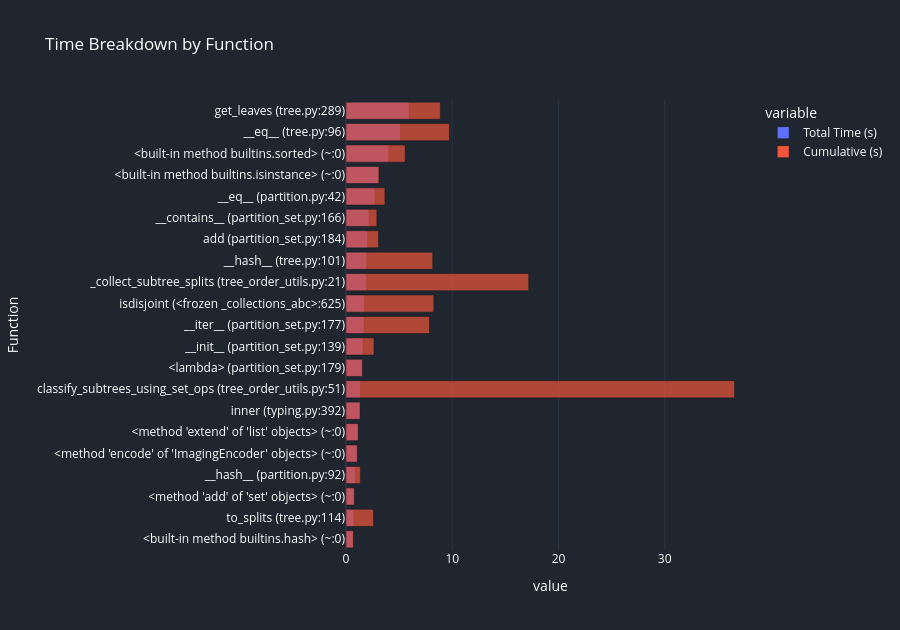
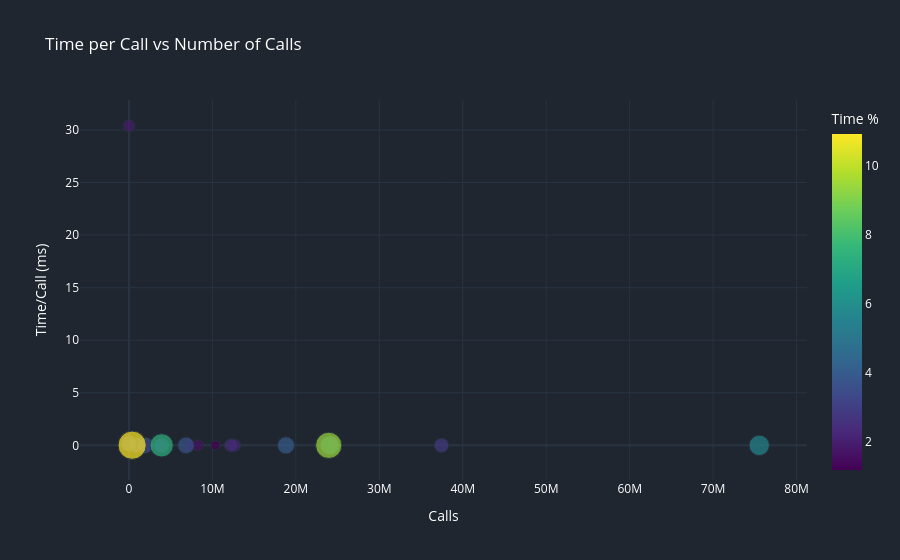
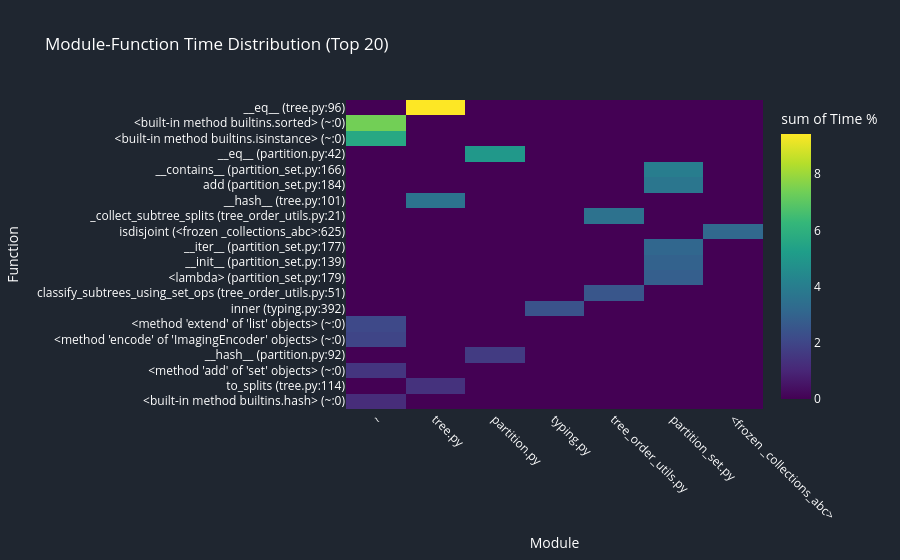

Notebook code for these charts, in order:
### Code cell
profile_and_visualize(
    "./../data/output_norovirus_window_size_200_10/best_trees.newick",
)

### Figure 1 — Plotly figure (JSON) as saved in the notebook; plotly's stock layout.template omitted (floating-point values rounded to 4 significant figures)
{"data": [{"alignmentgroup": "True", "hovertemplate": "variable=Total Time (s)<br>value=%{x}<br>Function=%{y}<extra></extra>", "legendgroup": "Total Time (s)", "marker": {"color": "#636efa", "opacity": 0.7, "pattern": {"shape": ""}}, "name": "Total Time (s)", "offsetgroup": "Total Time (s)", "orientation": "h", "showlegend": true, "textposition": "auto", "type": "bar", "x": [0.6472, 0.7498, 0.7872, 0.8913, 1.064, 1.147, 1.327, 1.369, 1.544, 1.605, 1.693, 1.728, 1.932, 1.946, 2.016, 2.159, 2.718, 3.077, 4.017, 5.124, 5.93], "xaxis": "x", "y": ["<built-in method builtins.hash> (~:0)", "to_splits (tree.py:114)", "<method 'add' of 'set' objects> (~:0)", "__hash__ (partition.py:92)", "<method 'encode' of 'ImagingEncoder' objects> (~:0)", "<method 'extend' of 'list' objects> (~:0)", "inner (typing.py:392)", "classify_subtrees_using_set_ops (tree_order_utils.py:51)", "<lambda> (partition_set.py:179)", "__init__ (partition_set.py:139)", "__iter__ (partition_set.py:177)", "isdisjoint (<frozen _collections_abc>:625)", "_collect_subtree_splits (tree_order_utils.py:21)", "__hash__ (tree.py:101)", "add (partition_set.py:184)", "__contains__ (partition_set.py:166)", "__eq__ (partition.py:42)", "<built-in method builtins.isinstance> (~:0)", "<built-in method builtins.sorted> (~:0)", "__eq__ (tree.py:96)", "get_leaves (tree.py:289)"], "yaxis": "y"}, {"alignmentgroup": "True", "hovertemplate": "variable=Cumulative (s)<br>value=%{x}<br>Function=%{y}<extra></extra>", "legendgroup": "Cumulative (s)", "marker": {"color": "#EF553B", "opacity": 0.7, "pattern": {"shape": ""}}, "name": "Cumulative (s)", "offsetgroup": "Cumulative (s)", "orientation": "h", "showlegend": true, "textposition": "auto", "type": "bar", "x": [0.7069, 2.597, 0.7872, 1.359, 1.064, 1.147, 1.327, 36.57, 1.545, 2.638, 7.863, 8.269, 17.2, 8.162, 3.056, 2.907, 3.662, 3.105, 5.567, 9.733, 8.882], "xaxis": "x", "y": ["<built-in method builtins.hash> (~:0)", "to_splits (tree.py:114)", "<method 'add' of 'set' objects> (~:0)", "__hash__ (partition.py:92)", "<method 'encode' of 'ImagingEncoder' objects> (~:0)", "<method 'extend' of 'list' objects> (~:0)", "inner (typing.py:392)", "classify_subtrees_using_set_ops (tree_order_utils.py:51)", "<lambda> (partition_set.py:179)", "__init__ (partition_set.py:139)", "__iter__ (partition_set.py:177)", "isdisjoint (<frozen _collections_abc>:625)", "_collect_subtree_splits (tree_order_utils.py:21)", "__hash__ (tree.py:101)", "add (partition_set.py:184)", "__contains__ (partition_set.py:166)", "__eq__ (partition.py:42)", "<built-in method builtins.isinstance> (~:0)", "<built-in method builtins.sorted> (~:0)", "__eq__ (tree.py:96)", "get_leaves (tree.py:289)"], "yaxis": "y"}], "layout": {"barmode": "overlay", "font": {"color": "#ffffff"}, "height": 630, "legend": {"title": {"text": "variable"}, "tracegroupgap": 0}, "paper_bgcolor": "#1f2630", "plot_bgcolor": "#1f2630", "title": {"text": "Time Breakdown by Function"}, "xaxis": {"anchor": "y", "domain": [0, 1], "title": {"text": "value"}}, "yaxis": {"anchor": "x", "domain": [0, 1], "title": {"text": "Function"}}}}

### Figure 2 — Plotly figure (JSON) as saved in the notebook; plotly's stock layout.template omitted (floating-point values rounded to 4 significant figures)
{"data": [{"customdata": [["<built-in method builtins.hash> (~:0)"], ["to_splits (tree.py:114)"], ["<method 'add' of 'set' objects> (~:0)"], ["__hash__ (partition.py:92)"], ["<method 'encode' of 'ImagingEncoder' objects> (~:0)"], ["<method 'extend' of 'list' objects> (~:0)"], ["inner (typing.py:392)"], ["classify_subtrees_using_set_ops (tree_order_utils.py:51)"], ["<lambda> (partition_set.py:179)"], ["__init__ (partition_set.py:139)"], ["__iter__ (partition_set.py:177)"], ["isdisjoint (<frozen _collections_abc>:625)"], ["_collect_subtree_splits (tree_order_utils.py:21)"], ["__hash__ (tree.py:101)"], ["add (partition_set.py:184)"], ["__contains__ (partition_set.py:166)"], ["__eq__ (partition.py:42)"], ["<built-in method builtins.isinstance> (~:0)"], ["<built-in method builtins.sorted> (~:0)"], ["__eq__ (tree.py:96)"], ["get_leaves (tree.py:289)"]], "hovertemplate": "Calls=%{x}<br>Time/Call (ms)=%{y}<br>Total Time (s)=%{marker.size}<br>Function=%{customdata[0]}<br>Time %=%{marker.color}<extra></extra>", "legendgroup": "", "marker": {"color": [1.191, 1.38, 1.449, 1.64, 1.959, 2.112, 2.442, 2.52, 2.841, 2.954, 3.116, 3.18, 3.557, 3.581, 3.711, 3.974, 5.002, 5.662, 7.393, 9.43, 10.91], "coloraxis": "coloraxis", "size": [0.6472, 0.7498, 0.7872, 0.8913, 1.064, 1.147, 1.327, 1.369, 1.544, 1.605, 1.693, 1.728, 1.932, 1.946, 2.016, 2.159, 2.718, 3.077, 4.017, 5.124, 5.93], "sizemode": "area", "sizeref": 0.01482, "symbol": "circle"}, "mode": "markers", "name": "", "orientation": "v", "showlegend": false, "type": "scatter", "x": [10367106, 1965307, 7356017, 8277938, 35, 12666428, 12233381, 11227, 37448319, 1177674, 3894088, 965522, 11227, 1940805, 6833005, 18819057, 24068170, 75526012, 3915398, 23940131, 383548], "xaxis": "x", "y": [6.243e-05, 0.0003815, 0.000107, 0.0001077, 30.41, 9.059e-05, 0.0001085, 0.1219, 4.122e-05, 0.001363, 0.0004348, 0.00179, 0.1721, 0.001002, 0.0002951, 0.0001147, 0.0001129, 4.073e-05, 0.001026, 0.000214, 0.01546], "yaxis": "y"}], "layout": {"coloraxis": {"colorbar": {"title": {"text": "Time %"}}, "colorscale": [[0, "#440154"], [0.1111, "#482878"], [0.2222, "#3e4989"], [0.3333, "#31688e"], [0.4444, "#26828e"], [0.5556, "#1f9e89"], [0.6667, "#35b779"], [0.7778, "#6ece58"], [0.8889, "#b5de2b"], [1, "#fde725"]]}, "font": {"color": "#ffffff"}, "legend": {"itemsizing": "constant", "tracegroupgap": 0}, "paper_bgcolor": "#1f2630", "plot_bgcolor": "#1f2630", "title": {"text": "Time per Call vs Number of Calls"}, "xaxis": {"anchor": "y", "domain": [0, 1], "title": {"text": "Calls"}}, "yaxis": {"anchor": "x", "domain": [0, 1], "title": {"text": "Time/Call (ms)"}}}}

### Figure 3 — Plotly figure (JSON) as saved in the notebook; plotly's stock layout.template omitted (floating-point values rounded to 4 significant figures)
{"data": [{"coloraxis": "coloraxis", "histfunc": "sum", "hovertemplate": "Module=%{x}<br>Function=%{y}<br>sum of Time %=%{z}<extra></extra>", "name": "", "type": "histogram2d", "x": ["~", "tree.py", "~", "partition.py", "~", "~", "typing.py", "tree_order_utils.py", "partition_set.py", "partition_set.py", "partition_set.py", "<frozen _collections_abc>", "tree_order_utils.py", "tree.py", "partition_set.py", "partition_set.py", "partition.py", "~", "~", "tree.py"], "xaxis": "x", "xbingroup": "x", "y": ["<built-in method builtins.hash> (~:0)", "to_splits (tree.py:114)", "<method 'add' of 'set' objects> (~:0)", "__hash__ (partition.py:92)", "<method 'encode' of 'ImagingEncoder' objects> (~:0)", "<method 'extend' of 'list' objects> (~:0)", "inner (typing.py:392)", "classify_subtrees_using_set_ops (tree_order_utils.py:51)", "<lambda> (partition_set.py:179)", "__init__ (partition_set.py:139)", "__iter__ (partition_set.py:177)", "isdisjoint (<frozen _collections_abc>:625)", "_collect_subtree_splits (tree_order_utils.py:21)", "__hash__ (tree.py:101)", "add (partition_set.py:184)", "__contains__ (partition_set.py:166)", "__eq__ (partition.py:42)", "<built-in method builtins.isinstance> (~:0)", "<built-in method builtins.sorted> (~:0)", "__eq__ (tree.py:96)"], "yaxis": "y", "ybingroup": "y", "z": [1.191, 1.38, 1.449, 1.64, 1.959, 2.112, 2.442, 2.52, 2.841, 2.954, 3.116, 3.18, 3.557, 3.581, 3.711, 3.974, 5.002, 5.662, 7.393, 9.43]}], "layout": {"coloraxis": {"colorbar": {"title": {"text": "sum of Time %"}}, "colorscale": [[0, "#440154"], [0.1111, "#482878"], [0.2222, "#3e4989"], [0.3333, "#31688e"], [0.4444, "#26828e"], [0.5556, "#1f9e89"], [0.6667, "#35b779"], [0.7778, "#6ece58"], [0.8889, "#b5de2b"], [1, "#fde725"]]}, "font": {"color": "#ffffff"}, "legend": {"tracegroupgap": 0}, "paper_bgcolor": "#1f2630", "plot_bgcolor": "#1f2630", "title": {"text": "Module-Function Time Distribution (Top 20)"}, "xaxis": {"anchor": "y", "domain": [0, 1], "tickangle": 45, "title": {"text": "Module"}}, "yaxis": {"anchor": "x", "domain": [0, 1], "title": {"text": "Function"}}}}
